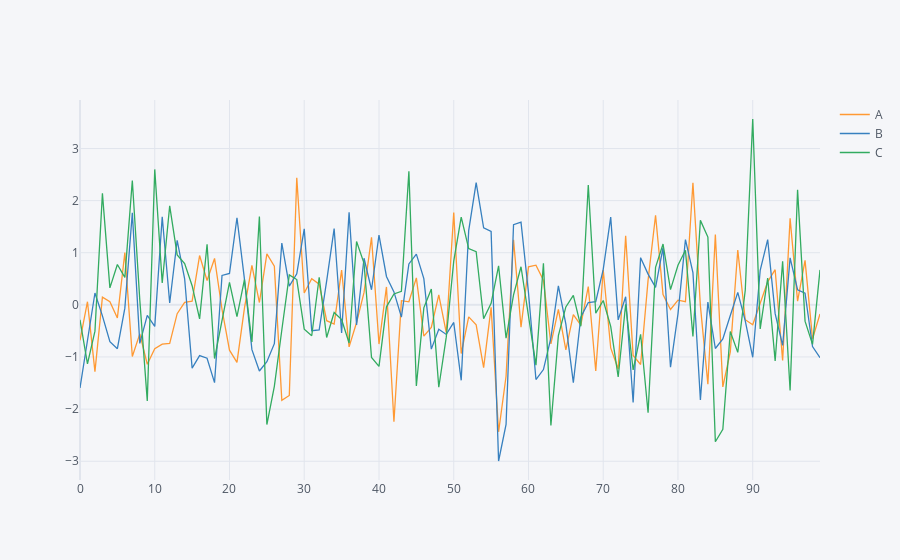

Here is the notebook cell this chart was saved with:
### Markdown cell above
Click on "Export to plot.ly"
Tab opens and it export the graph to other tab
Click on Type, through which we change type of graph: Change line to scatter
and we can check the data

### Code cell
df.iplot()
